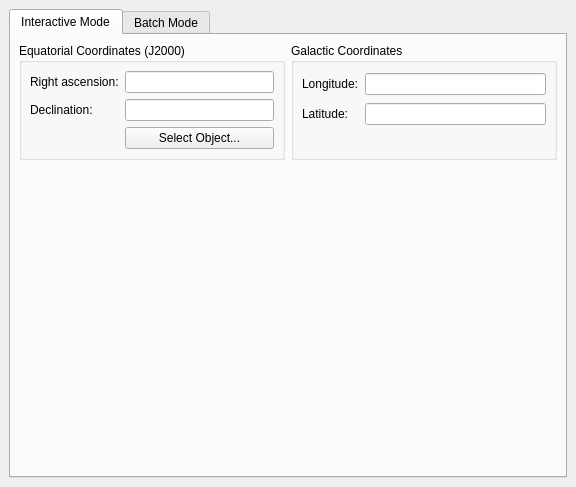
<ui version="4.0" >
 <class>modCalcGalCoordDlg</class>
 <widget class="QWidget" name="modCalcGalCoordDlg" >
  <property name="geometry" >
   <rect>
    <x>0</x>
    <y>0</y>
    <width>576</width>
    <height>487</height>
   </rect>
  </property>
  <layout class="QVBoxLayout" >
   <property name="spacing" >
    <number>6</number>
   </property>
   <property name="margin" >
    <number>9</number>
   </property>
   <item>
    <widget class="KTabWidget" name="tabWidget" >
     <property name="currentIndex" >
      <number>0</number>
     </property>
     <widget class="QWidget" name="interact" >
      <property name="geometry" >
       <rect>
        <x>0</x>
        <y>0</y>
        <width>546</width>
        <height>431</height>
       </rect>
      </property>
      <attribute name="title" >
       <string>Interactive Mode</string>
      </attribute>
      <layout class="QVBoxLayout" >
       <property name="spacing" >
        <number>6</number>
       </property>
       <property name="margin" >
        <number>8</number>
       </property>
       <item>
        <layout class="QHBoxLayout" >
         <property name="spacing" >
          <number>6</number>
         </property>
         <property name="margin" >
          <number>0</number>
         </property>
         <item>
          <widget class="QGroupBox" name="groupBox_2" >
           <property name="title" >
            <string>Equatorial Coordinates (J2000)</string>
           </property>
           <layout class="QGridLayout" >
            <property name="margin" >
             <number>8</number>
            </property>
            <property name="spacing" >
             <number>6</number>
            </property>
            <item row="1" column="0" >
             <widget class="QLabel" name="decLabel" >
              <property name="text" >
               <string>Declination:</string>
              </property>
             </widget>
            </item>
            <item row="0" column="0" >
             <widget class="QLabel" name="raLabel" >
              <property name="text" >
               <string>Right ascension:</string>
              </property>
             </widget>
            </item>
            <item row="0" column="1" >
             <widget class="dmsBox" name="RA" />
            </item>
            <item row="1" column="1" >
             <widget class="dmsBox" name="Dec" />
            </item>
            <item row="2" column="1" >
             <widget class="KPushButton" name="ObjectButton" >
              <property name="text" >
               <string>Select Object...</string>
              </property>
             </widget>
            </item>
           </layout>
          </widget>
         </item>
         <item>
          <widget class="QGroupBox" name="groupBox_3alactic" >
           <property name="title" >
            <string>Galactic Coordinates</string>
           </property>
           <layout class="QGridLayout" >
            <property name="margin" >
             <number>8</number>
            </property>
            <property name="spacing" >
             <number>6</number>
            </property>
            <item row="2" column="1" >
             <spacer>
              <property name="orientation" >
               <enum>Qt::Horizontal</enum>
              </property>
              <property name="sizeHint" stdset="0" >
               <size>
                <width>40</width>
                <height>20</height>
               </size>
              </property>
             </spacer>
            </item>
            <item row="1" column="0" >
             <widget class="QLabel" name="label_2" >
              <property name="text" >
               <string>Latitude:</string>
              </property>
             </widget>
            </item>
            <item row="0" column="0" >
             <widget class="QLabel" name="label" >
              <property name="text" >
               <string>Longitude:</string>
              </property>
             </widget>
            </item>
            <item row="0" column="1" >
             <widget class="dmsBox" name="GalLongitude" />
            </item>
            <item row="1" column="1" >
             <widget class="dmsBox" name="GalLatitude" />
            </item>
           </layout>
          </widget>
         </item>
        </layout>
       </item>
       <item>
        <spacer>
         <property name="orientation" >
          <enum>Qt::Vertical</enum>
         </property>
         <property name="sizeType" >
          <enum>QSizePolicy::Expanding</enum>
         </property>
         <property name="sizeHint" stdset="0" >
          <size>
           <width>507</width>
           <height>25</height>
          </size>
         </property>
        </spacer>
       </item>
      </layout>
     </widget>
     <widget class="QWidget" name="batch" >
      <property name="geometry" >
       <rect>
        <x>0</x>
        <y>0</y>
        <width>100</width>
        <height>30</height>
       </rect>
      </property>
      <attribute name="title" >
       <string>Batch Mode</string>
      </attribute>
      <layout class="QVBoxLayout" >
       <property name="spacing" >
        <number>6</number>
       </property>
       <property name="margin" >
        <number>8</number>
       </property>
       <item>
        <widget class="QGroupBox" name="groupBox_3" >
         <property name="title" >
          <string>Select Parameters in Input File</string>
         </property>
         <layout class="QGridLayout" >
          <property name="margin" >
           <number>8</number>
          </property>
          <property name="spacing" >
           <number>6</number>
          </property>
          <item row="2" column="2" colspan="2" >
           <spacer>
            <property name="orientation" >
             <enum>Qt::Horizontal</enum>
            </property>
            <property name="sizeHint" stdset="0" >
             <size>
              <width>40</width>
              <height>20</height>
             </size>
            </property>
           </spacer>
          </item>
          <item row="2" column="0" >
           <widget class="QCheckBox" name="epochCheckBatch" >
            <property name="enabled" >
             <bool>true</bool>
            </property>
            <property name="toolTip" >
             <string>If checked, value will be read from input file. If not, value will be read from adjacent box</string>
            </property>
            <property name="text" >
             <string>Epoch:</string>
            </property>
            <property name="checked" >
             <bool>false</bool>
            </property>
           </widget>
          </item>
          <item row="2" column="1" >
           <widget class="KLineEdit" name="epochBoxBatch" >
            <property name="enabled" >
             <bool>true</bool>
            </property>
            <property name="sizePolicy" >
             <sizepolicy vsizetype="Fixed" hsizetype="Expanding" >
              <horstretch>0</horstretch>
              <verstretch>0</verstretch>
             </sizepolicy>
            </property>
            <property name="text" >
             <string>1950.0</string>
            </property>
           </widget>
          </item>
          <item row="0" column="2" >
           <widget class="QCheckBox" name="galLongCheckBatch" >
            <property name="enabled" >
             <bool>true</bool>
            </property>
            <property name="toolTip" >
             <string>If checked, value will be read from input file. If not, value will be read from adjacent box</string>
            </property>
            <property name="text" >
             <string>Gal. long.:</string>
            </property>
            <property name="checked" >
             <bool>false</bool>
            </property>
           </widget>
          </item>
          <item row="1" column="2" >
           <widget class="QCheckBox" name="galLatCheckBatch" >
            <property name="enabled" >
             <bool>true</bool>
            </property>
            <property name="toolTip" >
             <string>If checked, value will be read from input file. If not, value will be read from adjacent box</string>
            </property>
            <property name="text" >
             <string>Gal. lat.:</string>
            </property>
            <property name="checked" >
             <bool>false</bool>
            </property>
           </widget>
          </item>
          <item row="1" column="0" >
           <widget class="QCheckBox" name="decCheckBatch" >
            <property name="toolTip" >
             <string>If checked, value will be read from input file. If not, value will be read from adjacent box</string>
            </property>
            <property name="text" >
             <string>Dec:</string>
            </property>
            <property name="checked" >
             <bool>true</bool>
            </property>
           </widget>
          </item>
          <item row="0" column="0" >
           <widget class="QCheckBox" name="raCheckBatch" >
            <property name="toolTip" >
             <string>If checked, value will be read from input file. If not, value will be read from adjacent box</string>
            </property>
            <property name="text" >
             <string>RA:</string>
            </property>
            <property name="checked" >
             <bool>true</bool>
            </property>
           </widget>
          </item>
          <item row="0" column="1" >
           <widget class="dmsBox" name="raBoxBatch" >
            <property name="enabled" >
             <bool>false</bool>
            </property>
           </widget>
          </item>
          <item row="1" column="1" >
           <widget class="dmsBox" name="decBoxBatch" >
            <property name="enabled" >
             <bool>false</bool>
            </property>
           </widget>
          </item>
          <item row="0" column="3" >
           <widget class="dmsBox" name="galLongBoxBatch" />
          </item>
          <item row="1" column="3" >
           <widget class="dmsBox" name="galLatBoxBatch" />
          </item>
         </layout>
        </widget>
       </item>
       <item>
        <widget class="QGroupBox" name="groupBox_4" >
         <property name="title" >
          <string>Select Parameters for Output File</string>
         </property>
         <layout class="QHBoxLayout" >
          <property name="spacing" >
           <number>6</number>
          </property>
          <property name="margin" >
           <number>8</number>
          </property>
          <item>
           <widget class="QRadioButton" name="allRadioBatch" >
            <property name="text" >
             <string>All parameters</string>
            </property>
           </widget>
          </item>
          <item>
           <widget class="QRadioButton" name="inputRadioBatch" >
            <property name="text" >
             <string>Only parameters in input file</string>
            </property>
            <property name="checked" >
             <bool>true</bool>
            </property>
           </widget>
          </item>
         </layout>
        </widget>
       </item>
       <item>
        <widget class="QGroupBox" name="groupBox_5" >
         <property name="title" >
          <string>Select Filenames</string>
         </property>
         <layout class="QGridLayout" >
          <property name="margin" >
           <number>8</number>
          </property>
          <property name="spacing" >
           <number>6</number>
          </property>
          <item row="1" column="1" >
           <widget class="KUrlRequester" name="OutputFileBoxBatch" />
          </item>
          <item row="0" column="1" >
           <widget class="KUrlRequester" name="InputFileBoxBatch" />
          </item>
          <item row="1" column="0" >
           <widget class="QLabel" name="label_4" >
            <property name="text" >
             <string>Output File:</string>
            </property>
           </widget>
          </item>
          <item row="0" column="0" >
           <widget class="QLabel" name="label_3" >
            <property name="text" >
             <string>Input File:</string>
            </property>
           </widget>
          </item>
         </layout>
        </widget>
       </item>
       <item>
        <layout class="QHBoxLayout" >
         <property name="spacing" >
          <number>6</number>
         </property>
         <property name="margin" >
          <number>0</number>
         </property>
         <item>
          <spacer>
           <property name="orientation" >
            <enum>Qt::Horizontal</enum>
           </property>
           <property name="sizeType" >
            <enum>QSizePolicy::Expanding</enum>
           </property>
           <property name="sizeHint" stdset="0" >
            <size>
             <width>151</width>
             <height>21</height>
            </size>
           </property>
          </spacer>
         </item>
         <item>
          <widget class="KPushButton" name="runButtonBatch" >
           <property name="sizePolicy" >
            <sizepolicy vsizetype="Preferred" hsizetype="Expanding" >
             <horstretch>0</horstretch>
             <verstretch>0</verstretch>
            </sizepolicy>
           </property>
           <property name="text" >
            <string>Run</string>
           </property>
          </widget>
         </item>
         <item>
          <spacer>
           <property name="orientation" >
            <enum>Qt::Horizontal</enum>
           </property>
           <property name="sizeType" >
            <enum>QSizePolicy::Expanding</enum>
           </property>
           <property name="sizeHint" stdset="0" >
            <size>
             <width>131</width>
             <height>21</height>
            </size>
           </property>
          </spacer>
         </item>
        </layout>
       </item>
       <item>
        <spacer>
         <property name="orientation" >
          <enum>Qt::Vertical</enum>
         </property>
         <property name="sizeType" >
          <enum>QSizePolicy::Expanding</enum>
         </property>
         <property name="sizeHint" stdset="0" >
          <size>
           <width>511</width>
           <height>16</height>
          </size>
         </property>
        </spacer>
       </item>
      </layout>
     </widget>
    </widget>
   </item>
  </layout>
 </widget>
 <customwidgets>
  <customwidget>
   <class>KLineEdit</class>
   <extends>QLineEdit</extends>
   <header>klineedit.h</header>
  </customwidget>
  <customwidget>
   <class>KPushButton</class>
   <extends>QPushButton</extends>
   <header>kpushbutton.h</header>
  </customwidget>
  <customwidget>
   <class>KTabWidget</class>
   <extends>QTabWidget</extends>
   <header>ktabwidget.h</header>
   <container>1</container>
  </customwidget>
  <customwidget>
   <class>KUrlRequester</class>
   <extends>QFrame</extends>
   <header>kurlrequester.h</header>
  </customwidget>
  <customwidget>
   <class>dmsBox</class>
   <extends>KLineEdit</extends>
   <header>widgets/dmsbox.h</header>
  </customwidget>
 </customwidgets>
 <tabstops>
  <tabstop>tabWidget</tabstop>
  <tabstop>RA</tabstop>
  <tabstop>Dec</tabstop>
  <tabstop>ObjectButton</tabstop>
  <tabstop>GalLongitude</tabstop>
  <tabstop>GalLatitude</tabstop>
  <tabstop>raCheckBatch</tabstop>
  <tabstop>raBoxBatch</tabstop>
  <tabstop>decCheckBatch</tabstop>
  <tabstop>decBoxBatch</tabstop>
  <tabstop>epochCheckBatch</tabstop>
  <tabstop>epochBoxBatch</tabstop>
  <tabstop>galLongCheckBatch</tabstop>
  <tabstop>galLongBoxBatch</tabstop>
  <tabstop>galLatCheckBatch</tabstop>
  <tabstop>galLatBoxBatch</tabstop>
  <tabstop>allRadioBatch</tabstop>
  <tabstop>inputRadioBatch</tabstop>
  <tabstop>InputFileBoxBatch</tabstop>
  <tabstop>OutputFileBoxBatch</tabstop>
  <tabstop>runButtonBatch</tabstop>
 </tabstops>
 <resources/>
 <connections/>
</ui>
